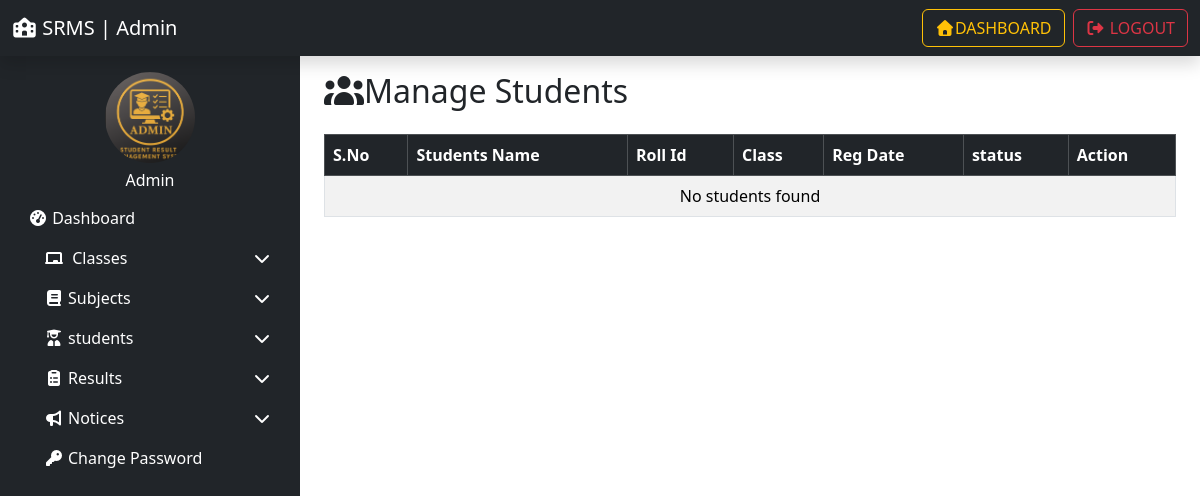
/manage_students/ (signed in), run on an earlier commit of the app's database.
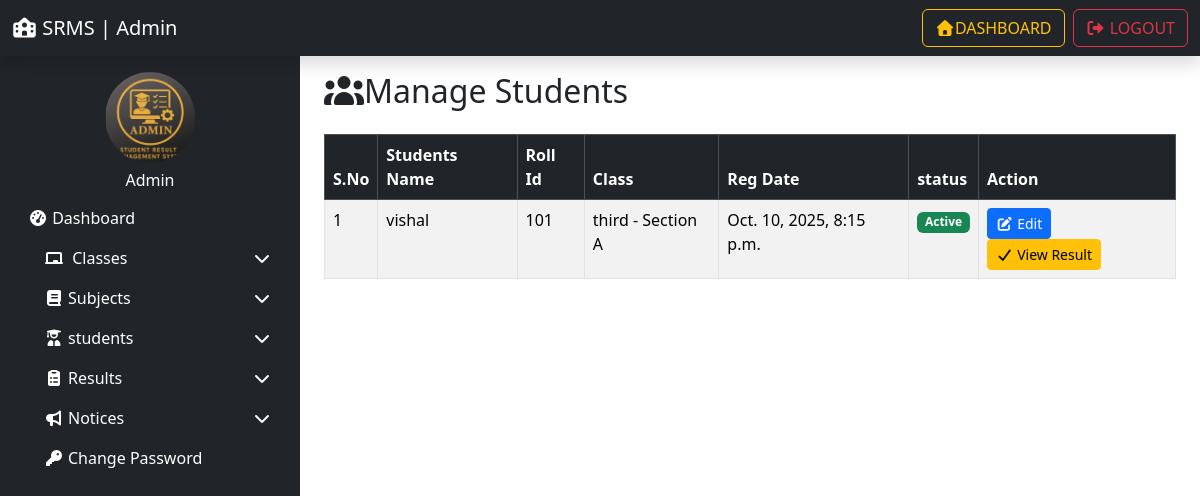
And on a later commit of the database.
### resultapp/models.py (models this page shows, shortened)
class Student(models.Model):
    GENDER_CHOICES = (
        ('Male', 'Male'),
        ('Female', 'Female'),
    )
    name = models.CharField(max_length=100, null=True, blank=True)
    roll_id = models.CharField(max_length=20)
    email = models.EmailField(max_length=50)
    gender = models.CharField(max_length=20, choices=GENDER_CHOICES)
    dob = models.CharField(max_length=100)
    student_class = models.ForeignKey(Class, on_delete=models.SET_NULL, null=True)
    reg_date = models.DateTimeField(auto_now_add=True)
    status = models.IntegerField(default=1)

class Class(models.Model):
    class_name = models.CharField(max_length=50)
    class_numeric = models.IntegerField(null=True, blank=True)
    section = models.CharField(max_length=20)
    creation_date = models.DateTimeField(auto_now_add=True)
    updation_date = models.DateTimeField(auto_now=True)

### resultapp/views.py (the view)
# urls.py: path('manage_students/',manage_students, name='manage_students'),
@login_required
def manage_students(request):
    students = Student.objects.all()
    return render(request, "manage_students.html", locals())

### resultapp/templates/manage_students.html (shortened to what this page needs)
{% extends 'admin_base.html' %}
{% load static %}
{% block content %}
<div class="container">
     <h2 class="mb-4"><i class="fas fa-users"></i>Manage Students</h2>
  <table class="table table-bordered  table-striped ">
           <thead class="table-dark">
            <tr>
                  <th>S.No</th>
                   <th>Students Name</th>
                    <th>Roll Id</th>
                     <th>Class</th>
                     <th>Reg Date</th>
                         <th>status</th>
                         <th>Action</th>
            </tr>
           </thead>
           <tbody>
            {% for i in students %}
            <tr>
                  <td>{{forloop.counter}}</td>
                   <td>{{i.name}}</td>
                   <td>{{i.roll_id}}</td>
                   <td>{{i.student_class.class_name}} - Section {{i.student_class.section}}</td>
                    <td>{{i.reg_date}}</td>
                    <td>
                         {% if i.status == 1 %}
                         <span class="badge bg-success">Active</span>
                         {% else %}
                         <span class="badge bg-danger">Inactive</span>
                         {% endif %}
                    </td>
                      <td>
                        <a href="{% url 'edit_student' i.id %}" class="btn btn-primary btn-sm" ><i class="fas fa-edit"></i> Edit</a>
                        <a href="" class="btn btn-warning btn-sm" ><i class="fas fa-check"></i> View Result</a>
                      </td>
            </tr>
            {% empty %}
            <tr>
                  <td colspan="7" class="text-center">
                       No students  found
                  </td>
            </tr>
            {% endfor %}
           </tbody>
  </table>
</div>
{% endblock %}

What changed in the data, as far as the page shows it:
added Student: name "vishal", roll_id "101", student_class.class_name "third", student_class.section "A", reg_date "Oct. 10, 2025, 8:15 p.m.", status "Active"
Also different on the page:
text no longer shown: "No students found"
